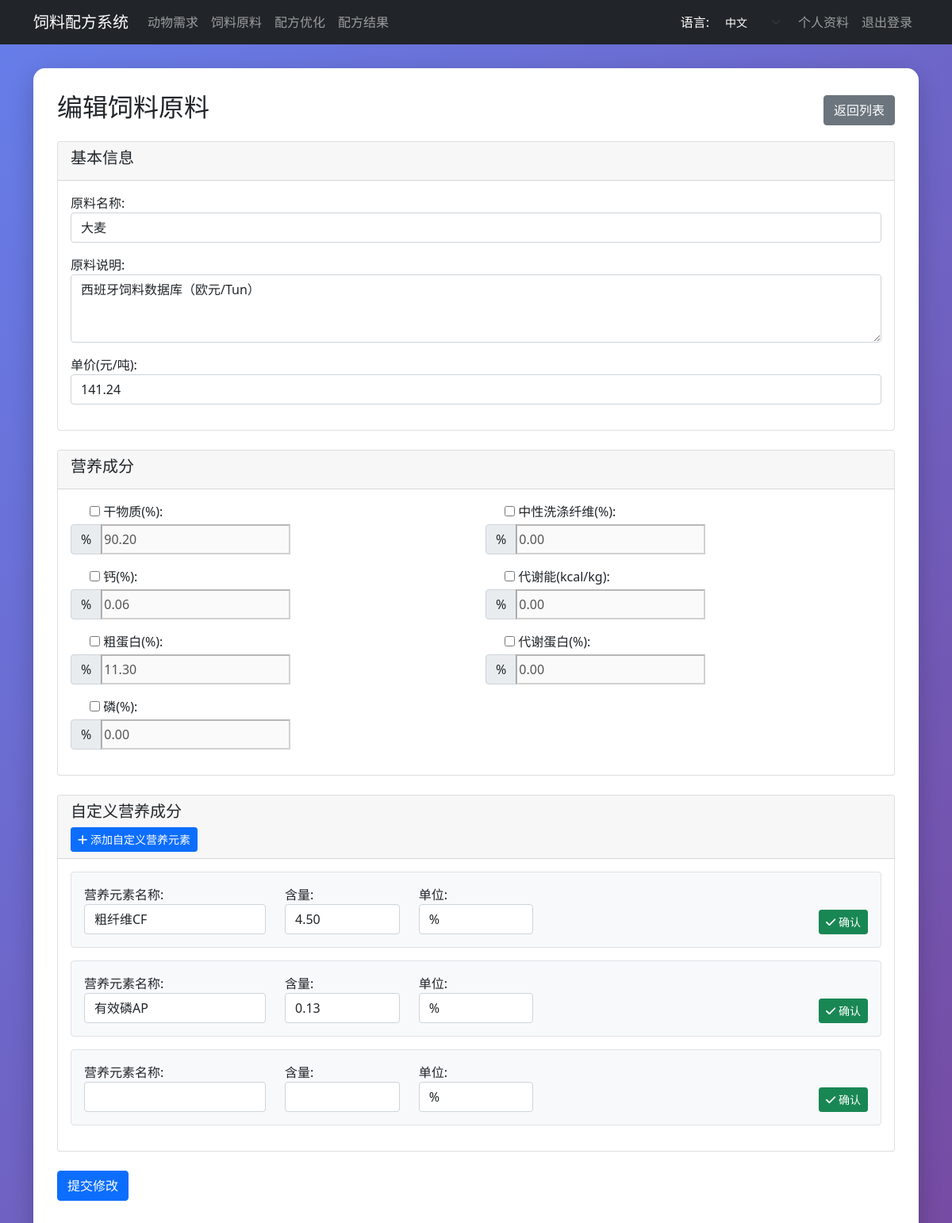
Page /ingredients/edit/14/ (signed in) on the earlier database version.
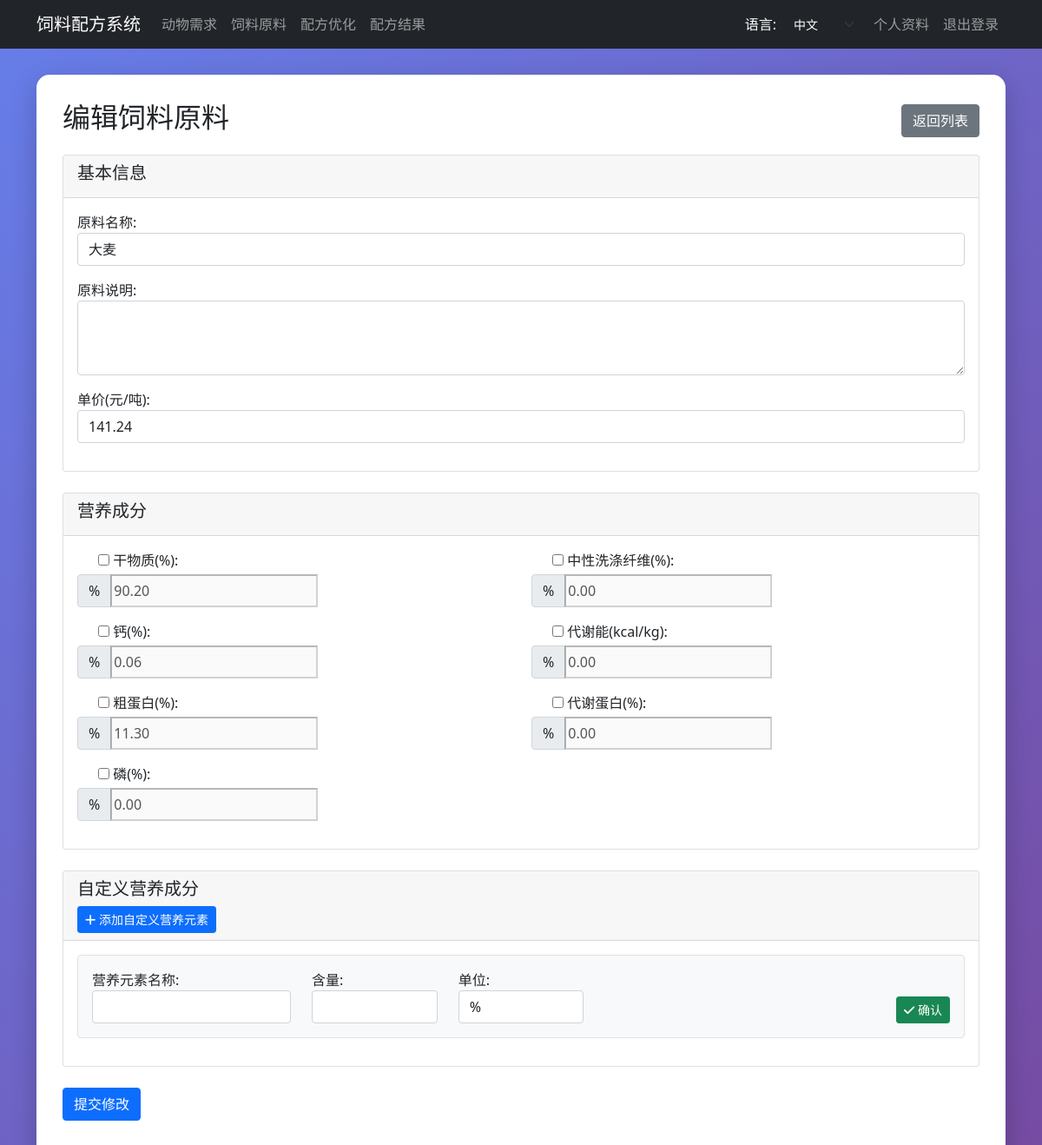
Same page on the later database version.
### ingredients/models.py (models this page shows, shortened)
class Ingredient(models.Model):
    DRAFT = 'draft'
    PENDING = 'pending'
    APPROVED = 'approved'
    REJECTED = 'rejected'
    STATUS_CHOICES = [
        (DRAFT, _('草稿')),
        (PENDING, _('待审核')),
        (APPROVED, _('已通过')),
        (REJECTED, _('已拒绝')),
    ]
    name = models.CharField(max_length=100, unique=True, verbose_name=_("原料名称"))
    description = models.TextField(blank=True, null=True, verbose_name=_("原料说明"))
    cost = models.DecimalField(max_digits=10, decimal_places=2, default=0, verbose_name=_("单价(元/kg)"))
    created_at = models.DateTimeField(auto_now_add=True, verbose_name=_("创建时间"))
    status = models.CharField(max_length=10, choices=STATUS_CHOICES, default=DRAFT, verbose_name=_("审核状态"))
    created_by = models.ForeignKey(CustomUser, on_delete=models.CASCADE, related_name='created_ingredients',
                                   verbose_name=_("提交用户"), null=True, blank=True)
    approved_by = models.ForeignKey(CustomUser, null=True, blank=True, on_delete=models.SET_NULL,
                                    related_name='approved_ingredients', verbose_name=_("审核用户"))
    approved_at = models.DateTimeField(null=True, blank=True, verbose_name=_("审核时间"))
    comments = models.TextField(blank=True, null=True, verbose_name=_("审核意见"))
    class Meta:
        verbose_name = _("原料")
        verbose_name_plural = _("原料")

### ingredients/views.py (the view)
# urls.py: path('edit/<int:ingredient_id>/', views.edit_ingredient, name='edit_ingredient'),
@login_required
def edit_ingredient(request, ingredient_id):
    ingredient = get_object_or_404(Ingredient, id=ingredient_id)
    nutrient = IngredientNutrient.objects.filter(ingredient=ingredient).first()
    if ingredient.status == Ingredient.PENDING:
        return render(request, 'ingredients/edit.html', {
            'ingredient': ingredient,
            'error': f"{_('该记录已提交审核，无法编辑')}"
        })
    if request.method == 'POST':
        form = IngredientForm(request.POST, instance=ingredient)
        nutrient_form = IngredientNutrientForm(request.POST)
        custom_nutrient_formset = CustomIngredientNutrientFormSet(request.POST)
        if form.is_valid() and nutrient_form.is_valid() and custom_nutrient_formset.is_valid():
            custom_nutrients_data = []
            nutrient_count = int(request.POST.get('custom_nutrients-TOTAL_FORMS', 0))
            for i in range(nutrient_count):
                prefix = f'custom_nutrients-{i}-'
                delete = request.POST.get(prefix + 'DELETE')
                if not delete:
                    nutrient_name = request.POST.get(prefix + 'nutrient_name')
                    value = request.POST.get(prefix + 'value')
                    unit = request.POST.get(prefix + 'unit')
                    if nutrient_name and value and unit:
                        custom_data = {
                            'nutrient_name': nutrient_name,
                            'value': float(value),
                            'unit': unit
                        }
                        custom_nutrients_data.append(custom_data)
            has_changes = False
            if (form.cleaned_data['name'] != ingredient.name or
                    form.cleaned_data['description'] != ingredient.description or
                    form.cleaned_data['cost'] != ingredient.cost):
                has_changes = True
            nutrient_fields = ['dm', 'calcium', 'protein', 'phosphorus', 'ndf', 'metabolizable_energy', 'mp']
            for nutrient_field in nutrient_fields:
                include_field_name = f"include_{nutrient_field}"
                if include_field_name in request.POST:
                    form_value = form.cleaned_data[nutrient_field] if nutrient_field in form.cleaned_data else 0
                    original_value = getattr(nutrient, nutrient_field) if nutrient else 0
                    if form_value != original_value:
                        has_changes = True
                        break
            original_custom_nutrients = list(
                ingredient.custom_nutrients.values('nutrient_name', 'value', 'unit'))
            original_custom_data = []
            for item in original_custom_nutrients:
                original_custom_data.append({
                    'nutrient_name': item['nutrient_name'],
                    'value': float(item['value']),
                    'unit': item['unit']
                })
            if sorted(custom_nutrients_data, key=lambda x: x['nutrient_name']) != sorted(original_custom_data,
                                                                                         key=lambda x: x[
                                                                                             'nutrient_name']):
                has_changes = True
            if not has_changes:
                return redirect('ingredient_detail', ingredient_id=ingredient.id)
            IngredientPendingChange.objects.filter(ingredient=ingredient).delete()
            pending_change = IngredientPendingChange(
                ingredient=ingredient,
                name=form.cleaned_data['name'],
                description=form.cleaned_data['description'],
                cost=form.cleaned_data['cost'],
                dm=nutrient_form.cleaned_data['dm'] if 'include_dm' in request.POST and nutrient_form.cleaned_data[
                    'dm'] is not None else getattr(nutrient, 'dm', 0),
                calcium=nutrient_form.cleaned_data['calcium'] if 'include_calcium' in request.POST and
                                                                 nutrient_form.cleaned_data[
                                                                     'calcium'] is not None else getattr(nutrient,
                                                                                                         'calcium', 0),
                protein=nutrient_form.cleaned_data['protein'] if 'include_protein' in request.POST and
                                                                 nutrient_form.cleaned_data[
                                                                     'protein'] is not None else getattr(nutrient,
                                                                                                         'protein', 0),
                phosphorus=nutrient_form.cleaned_data['phosphorus'] if 'include_phosphorus' in request.POST and
                                                                       nutrient_form.cleaned_data[
                                                                           'phosphorus'] is not None else getattr(
                    nutrient, 'phosphorus', 0),
                ndf=nutrient_form.cleaned_data['ndf'] if 'include_ndf' in request.POST and nutrient_form.cleaned_data[
                    'ndf'] is not None else getattr(nutrient, 'ndf', 0),
                metabolizable_energy=nutrient_form.cleaned_data[
                    'metabolizable_energy'] if 'include_me' in request.POST and nutrient_form.cleaned_data[
                    'metabolizable_energy'] is not None else getattr(nutrient, 'metabolizable_energy', 0),
                mp=nutrient_form.cleaned_data['mp'] if 'include_mp' in request.POST and nutrient_form.cleaned_data[
                    'mp'] is not None else getattr(nutrient, 'mp', 0),
                custom_nutrients=custom_nutrients_data,
                created_by=request.user
            )
            pending_change.save()
            ingredient.status = Ingredient.PENDING
            ingredient.approved_by = None
            ingredient.approved_at = None
            ingredient.save(update_fields=['status', 'approved_by', 'approved_at'])
            return redirect('ingredient_detail', ingredient_id=ingredient.id)
    else:
        form = IngredientForm(instance=ingredient)
        nutrient_initial = {
            'dm': nutrient.dm if nutrient else 0,
            'calcium': nutrient.calcium if nutrient else 0,
            'protein': nutrient.protein if nutrient else 0,
            'phosphorus': nutrient.phosphorus if nutrient else 0,
            'ndf': nutrient.ndf if nutrient else 0,
            'metabolizable_energy': nutrient.metabolizable_energy if nutrient else 0,
            'mp': nutrient.mp if nutrient else 0,
        }
        nutrient_form = IngredientNutrientForm(initial=nutrient_initial)
        custom_nutrient_formset = CustomIngredientNutrientFormSet(instance=ingredient)
    return render(request, 'ingredients/edit.html', {
        'form': form,
        'nutrient_form': nutrient_form,
        'custom_nutrient_formset': custom_nutrient_formset,
        'ingredient': ingredient
    })

### ingredients/forms.py (shortened to what this page needs)
class IngredientForm(forms.ModelForm):
    class Meta:
        model = Ingredient
        fields = ['name', 'description', 'cost']
        labels = {
            'name': _('原料名称'),
            'description': _('原料说明'),
            'cost': _('单价(元/吨)')
        }
        widgets = {
            'name': forms.TextInput(attrs={'class': 'form-control'}),
            'description': forms.Textarea(attrs={'class': 'form-control', 'rows': 3}),
            'cost': forms.NumberInput(attrs={'class': 'form-control', 'step': '0.01', 'min': '0'})
        }

### ingredients/templates/ingredients/edit.html (shortened to what the changed rows need)
{% extends "base.html" %}
{% load i18n %}
{% block content %}
    <div class="d-flex justify-content-between align-items-center mb-3">
        <h2>{% trans "编辑饲料原料" %}</h2>
    </div>
    <div class="row">
        <div class="col-md-12">
            <form method="post">
                <div class="card mb-4">
                    <div class="card-body">
                        <div class="mb-3">
                            {{ form.name.label_tag }}
                            {{ form.name }}
                        </div>
                        <div class="mb-3">
                            {{ form.description.label_tag }}
                            {{ form.description }}
                        </div>
                        <div class="mb-3">
                            {{ form.cost.label_tag }}
                            {{ form.cost }}
                        </div>
                    </div>
                </div>
                <div class="card mb-4">
                    <div class="card-body">
                        <div id="formset-container">
                            {% for form in custom_nutrient_formset %}
                                <div class="mb-3 p-3 border rounded bg-light form-item">
                                    <div class="row">
                                        <div class="col-md-3">
                                            <div class="mb-0">
                                                {{ form.nutrient_name.label_tag }}
                                                {{ form.nutrient_name }}
                                            </div>
                                        </div>
                                        <div class="col-md-2">
                                            <div class="mb-0">
                                                {{ form.value.label_tag }}
                                                {{ form.value }}
                                            </div>
                                        </div>
                                        <div class="col-md-2">
                                            <div class="mb-0">
                                                {{ form.unit.label_tag }}
                                                {{ form.unit }}
                                            </div>
                                        </div>
                                        <div class="col-md-5 d-flex align-items-end justify-content-end">
                                            <button type="button" class="btn btn-success btn-sm mr-2 confirm-form">
                                                <i class="fas fa-check"></i> {% trans "确认" %}
                                            </button>
                                        </div>
                                    </div>
                                </div>
                            {% endfor %}
                        </div>
                    </div>
                </div>
            </form>
        </div>
    </div>
{% endblock %}

Differences in the rows shown:
changed Ingredient "大麦": description "西班牙饲料数据库（欧元/Tun）" → (not shown)
Other differences:
form field nutrient_name: "粗纤维CF" → (not shown)
form field value: "4.50" → (not shown)
list line gone: "营养元素名称: 有效磷AP 含量: 0.13 单位: % 确认"
list line gone: "营养元素名称:  含量:  单位: % 确认"
